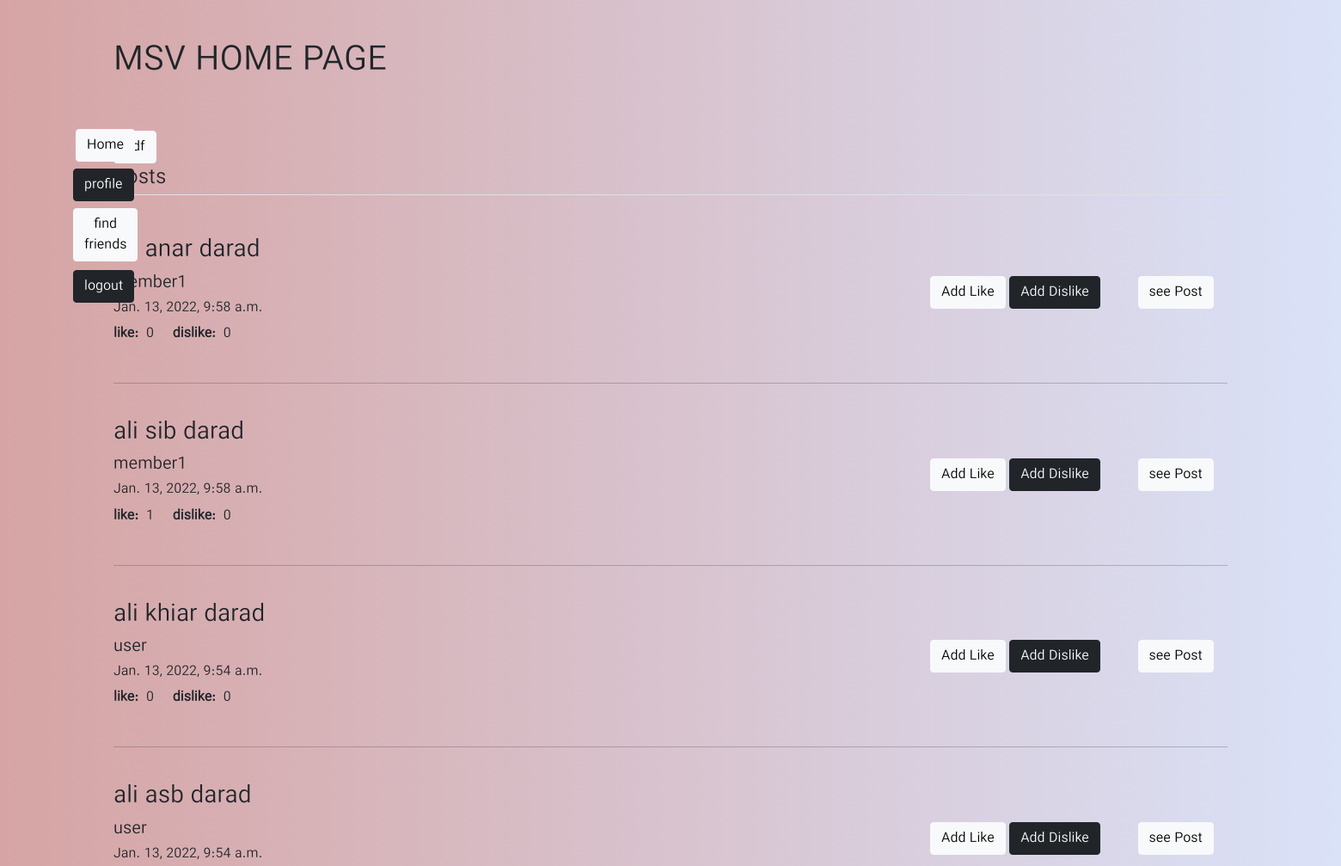
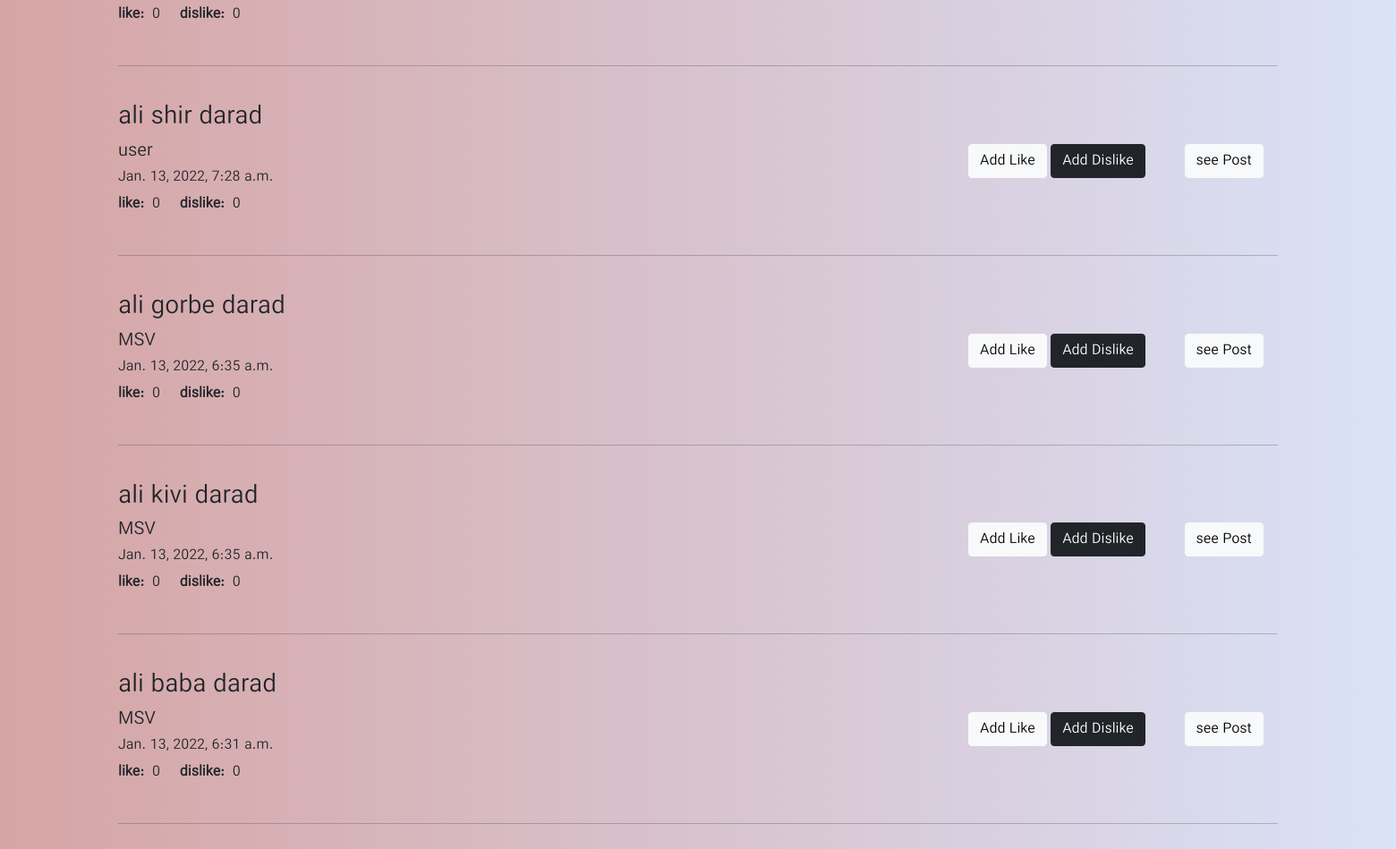
The app's page /home/ (signed in) with its own data (2 pictures, top to bottom).
### userProfile/models.py (models this page shows, shortened)
class Post(models.Model):
    pUser = models.ForeignKey(Profile, on_delete=models.CASCADE)
    text = models.CharField(max_length=600, help_text='Enter your post:')
    date = models.DateTimeField(default=timezone.now)
    comments = models.ManyToManyField('comment', blank=True, related_name='comments')
    likes = models.ManyToManyField('Like', blank=True, related_name='like')
    def get_likes(self):
        return self.likes.all()

class Profile(models.Model):
    profileUser = models.OneToOneField(User, on_delete=models.CASCADE)
    bio = models.CharField(max_length=500, blank=True)
    userFriends = models.ManyToManyField(User, related_name='friends', blank=True)
    userPosts = models.ManyToManyField('Post', blank=True)
    def get_friends(self):
        return self.userFriends.all()
    def get_posts(self):
        return self.userPosts.all()

### userProfile/views.py (the view)
# urls.py: path("home/", views.homepage, name="homepage"),
@login_required
def homepage(request):
    global posts, postsN, postN
    postsN = []
    posts = models.Post.objects.none()
    friends = request.user.profile.get_friends()
    profiles = models.Profile.objects.all()
    for profile in profiles:
        for friend in friends:
            if profile.profileUser.id == friend.id or \
                    profile.profileUser.id == request.user.id:
                postTmp = profile.get_posts()
                posts = posts | postTmp
    orderedPosts = posts.order_by('-date')
    for post in orderedPosts:
        likeN = 0
        dislikeN = 0
        likes = post.get_likes()
        for like in likes:
            if like.status == 'like':
                likeN += 1
            else:
                dislikeN += 1
        postN = {'post': post,
                 'like': likeN,
                 'dislike': dislikeN}
        postsN.append(postN)
    context = {'posts': postsN}
    return render(request, 'userProfile/homePage.html', context)

### userProfile/templates/userProfile/homePage.html (shortened to what this page needs)
{% extends "userProfile/base.html" %}
{% load crispy_forms_tags %}
{% block content %}
<div class="container py-5" xmlns="http://www.w3.org/1999/html" xmlns="http://www.w3.org/1999/html">
    <div class="media-body">
        <h1 class="account-heading">{{ user.username }} HOME PAGE</h1><br><br>
        <a href="/account/pdf/" class="btn btn-light">pdf</a>
    </div>
    <form method="POST" enctype="multipart/form-data">
        <fieldset class="form-group">
            <legend class="border-bottom mb-4">Posts</legend>
            <br><br>
            {% for post in posts %}
            <h3>{{post.post.text}}</h3>
            <h5>{{post.post.pUser.profileUser.username}}</h5>
            <h6>{{post.post.date}}</h6>
            <p><strong> like: </strong>&nbsp;{{post.like}} &nbsp;&nbsp;&nbsp;
                <strong> dislike: </strong>&nbsp;{{post.dislike}}</p>
            <div style="position:relative; left:950px; top:-95px;">
                <a href="/account/addLike/{{post.post.id}}/" class="btn btn-light">Add Like</a>
                <a href="/account/addDislike/{{post.post.id}}/" class="btn btn-dark">Add Dislike</a>
                <a href="/account/post/{{post.post.pUser.profileUser.id}}/{{post.post.id}}" class="btn btn-light">see
                    Post</a>
            </div>
            <div style="position:relative; top:-25px;">
                <hr>
            </div>
            {%endfor%}
        </fieldset>
        <div style="position:absolute; left:85px; top:142px;">
            <div style="position:relative; left:3px;">
                <a href="/account/homePage/" class="btn btn-light mt-2">Home</a><br>
            </div>
            <a href="/account/myProfile" class="btn btn-dark mt-2">profile</a><br>
            <div style="position:absolute;">
                <a href="/account/friend_request" class="btn btn-light mt-2">find friends</a><br></div>
            <br><br><br><a href="/logout" class="btn btn-dark mt-2">logout</a>
        </div>
    </form>
</div>
{% endblock content %}

### userProfile/templates/userProfile/base.html (style rules this page uses)
body { font-family: "Shabnam"; }

### records on screen
Post: post.text "ali anar darad", post.pUser.profileUser.username "member1", post "Jan. 13, 2022, 9:58 a.m.", like "0", dislike "0"
Post: post.text "ali sib darad", post.pUser.profileUser.username "member1", post "Jan. 13, 2022, 9:58 a.m.", like "1", dislike "0"
Post: post.text "ali khiar darad", post.pUser.profileUser.username "user", post "Jan. 13, 2022, 9:54 a.m.", like "0", dislike "0"
Post: post.text "ali asb darad", post.pUser.profileUser.username "user", post "Jan. 13, 2022, 9:54 a.m.", like "0", dislike "0"
Post: post.text "ali shir darad", post.pUser.profileUser.username "user", post "Jan. 13, 2022, 7:28 a.m.", like "0", dislike "0"
Post: post.text "ali gorbe darad", post.pUser.profileUser.username "MSV", post "Jan. 13, 2022, 6:35 a.m.", like "0", dislike "0"
Post: post.text "ali kivi darad", post.pUser.profileUser.username "MSV", post "Jan. 13, 2022, 6:35 a.m.", like "0", dislike "0"
Post: post.text "ali baba darad", post.pUser.profileUser.username "MSV", post "Jan. 13, 2022, 6:31 a.m.", like "0", dislike "0"

### other values on screen
{{ user.username }} "MSV"
